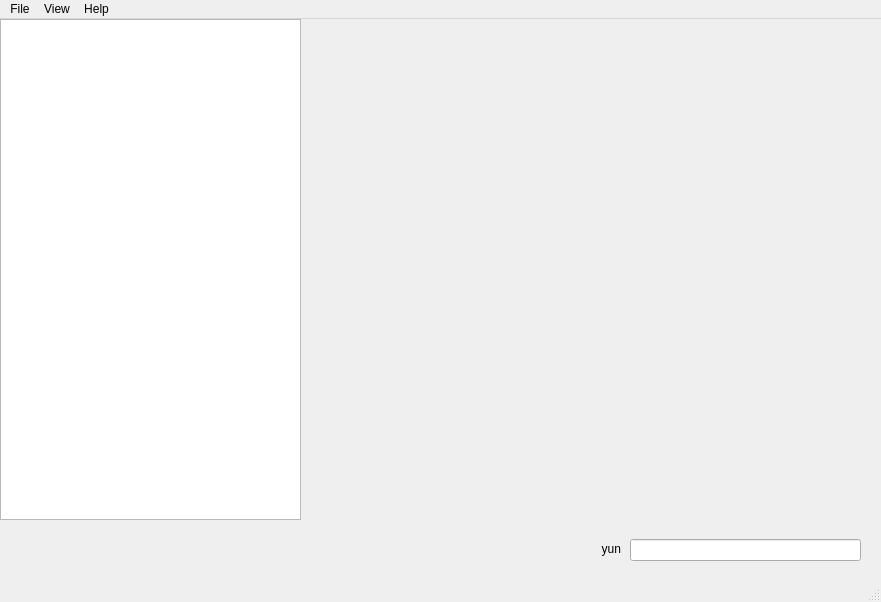
<?xml version="1.0" encoding="UTF-8"?>
<ui version="4.0">
 <class>MainWindow</class>
 <widget class="QMainWindow" name="MainWindow">
  <property name="geometry">
   <rect>
    <x>0</x>
    <y>0</y>
    <width>881</width>
    <height>602</height>
   </rect>
  </property>
  <property name="sizePolicy">
   <sizepolicy hsizetype="MinimumExpanding" vsizetype="MinimumExpanding">
    <horstretch>0</horstretch>
    <verstretch>0</verstretch>
   </sizepolicy>
  </property>
  <property name="maximumSize">
   <size>
    <width>100000</width>
    <height>100000</height>
   </size>
  </property>
  <property name="focusPolicy">
   <enum>Qt::FocusPolicy::StrongFocus</enum>
  </property>
  <property name="windowTitle">
   <string>MainWindow</string>
  </property>
  <property name="dockOptions">
   <set>QMainWindow::DockOption::AllowNestedDocks|QMainWindow::DockOption::AllowTabbedDocks|QMainWindow::DockOption::AnimatedDocks|QMainWindow::DockOption::ForceTabbedDocks|QMainWindow::DockOption::GroupedDragging|QMainWindow::DockOption::VerticalTabs</set>
  </property>
  <widget class="QWidget" name="centralwidget">
   <widget class="QTreeView" name="FileTreeView">
    <property name="geometry">
     <rect>
      <x>0</x>
      <y>0</y>
      <width>301</width>
      <height>501</height>
     </rect>
    </property>
    <property name="rootIsDecorated">
     <bool>true</bool>
    </property>
    <property name="animated">
     <bool>false</bool>
    </property>
    <attribute name="headerVisible">
     <bool>false</bool>
    </attribute>
   </widget>
   <widget class="QLineEdit" name="lineEdit">
    <property name="geometry">
     <rect>
      <x>630</x>
      <y>520</y>
      <width>231</width>
      <height>22</height>
     </rect>
    </property>
   </widget>
   <widget class="QLabel" name="label">
    <property name="geometry">
     <rect>
      <x>40</x>
      <y>520</y>
      <width>581</width>
      <height>20</height>
     </rect>
    </property>
    <property name="layoutDirection">
     <enum>Qt::LayoutDirection::LeftToRight</enum>
    </property>
    <property name="autoFillBackground">
     <bool>false</bool>
    </property>
    <property name="text">
     <string>yun</string>
    </property>
    <property name="scaledContents">
     <bool>true</bool>
    </property>
    <property name="alignment">
     <set>Qt::AlignmentFlag::AlignRight|Qt::AlignmentFlag::AlignTrailing|Qt::AlignmentFlag::AlignVCenter</set>
    </property>
    <property name="textInteractionFlags">
     <set>Qt::TextInteractionFlag::NoTextInteraction</set>
    </property>
   </widget>
  </widget>
  <widget class="QMenuBar" name="menubar">
   <property name="geometry">
    <rect>
     <x>0</x>
     <y>0</y>
     <width>881</width>
     <height>25</height>
    </rect>
   </property>
   <widget class="QMenu" name="menuview">
    <property name="title">
     <string>View</string>
    </property>
    <addaction name="actionList_View"/>
    <addaction name="actionDetails_View"/>
    <addaction name="actionTiles_View"/>
    <addaction name="actionColumn_View"/>
    <addaction name="actionDual_Pane_View"/>
   </widget>
   <widget class="QMenu" name="menuHelp">
    <property name="title">
     <string>Help</string>
    </property>
    <addaction name="actionAbout"/>
   </widget>
   <widget class="QMenu" name="menuFile">
    <property name="title">
     <string>File</string>
    </property>
    <addaction name="actionExit"/>
   </widget>
   <addaction name="menuFile"/>
   <addaction name="menuview"/>
   <addaction name="menuHelp"/>
  </widget>
  <widget class="QStatusBar" name="statusbar"/>
  <action name="actionList_View">
   <property name="text">
    <string>List View</string>
   </property>
  </action>
  <action name="actionDetails_View">
   <property name="text">
    <string>Details View</string>
   </property>
  </action>
  <action name="actionTiles_View">
   <property name="text">
    <string>Tiles View</string>
   </property>
  </action>
  <action name="actionColumn_View">
   <property name="text">
    <string>Column View</string>
   </property>
  </action>
  <action name="actionDual_Pane_View">
   <property name="text">
    <string>Dual Pane View</string>
   </property>
  </action>
  <action name="actionAbout">
   <property name="text">
    <string>About</string>
   </property>
  </action>
  <action name="actionExit">
   <property name="text">
    <string>Exit</string>
   </property>
   <property name="shortcut">
    <string>Ctrl+Q</string>
   </property>
  </action>
 </widget>
 <resources/>
 <connections/>
</ui>
